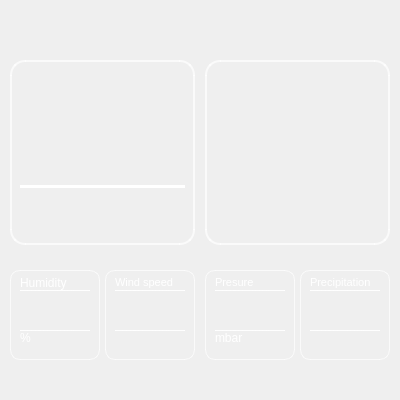
<?xml version="1.0" encoding="UTF-8"?>
<ui version="4.0">
 <class>MainPage</class>
 <widget class="QWidget" name="MainPage">
  <property name="geometry">
   <rect>
    <x>0</x>
    <y>0</y>
    <width>400</width>
    <height>400</height>
   </rect>
  </property>
  <property name="sizePolicy">
   <sizepolicy hsizetype="Fixed" vsizetype="Fixed">
    <horstretch>0</horstretch>
    <verstretch>0</verstretch>
   </sizepolicy>
  </property>
  <property name="minimumSize">
   <size>
    <width>400</width>
    <height>400</height>
   </size>
  </property>
  <property name="maximumSize">
   <size>
    <width>400</width>
    <height>400</height>
   </size>
  </property>
  <property name="windowTitle">
   <string>Form</string>
  </property>
  <widget class="QFrame" name="humidityFrame">
   <property name="geometry">
    <rect>
     <x>10</x>
     <y>270</y>
     <width>90</width>
     <height>90</height>
    </rect>
   </property>
   <property name="styleSheet">
    <string notr="true">border-radius:10px;
background-color: rgba(255, 255, 255, 0);
border-style:inset;
border-width:1px;
border-color:rgba(255, 255, 255, 180);
color:white
</string>
   </property>
   <property name="frameShape">
    <enum>QFrame::StyledPanel</enum>
   </property>
   <property name="frameShadow">
    <enum>QFrame::Raised</enum>
   </property>
   <widget class="QLabel" name="hdescriptionLabel">
    <property name="geometry">
     <rect>
      <x>10</x>
      <y>5</y>
      <width>70</width>
      <height>15</height>
     </rect>
    </property>
    <property name="font">
     <font>
      <family>Tahoma</family>
      <pointsize>9</pointsize>
     </font>
    </property>
    <property name="styleSheet">
     <string notr="true">border-width:0px;
text-align:left</string>
    </property>
    <property name="text">
     <string>Humidity</string>
    </property>
    <property name="alignment">
     <set>Qt::AlignLeading|Qt::AlignLeft|Qt::AlignVCenter</set>
    </property>
   </widget>
   <widget class="QLabel" name="hsplitterLine1">
    <property name="geometry">
     <rect>
      <x>10</x>
      <y>20</y>
      <width>70</width>
      <height>1</height>
     </rect>
    </property>
    <property name="text">
     <string>TextLabel</string>
    </property>
   </widget>
   <widget class="QLabel" name="hunitLabel">
    <property name="geometry">
     <rect>
      <x>10</x>
      <y>60</y>
      <width>70</width>
      <height>15</height>
     </rect>
    </property>
    <property name="font">
     <font>
      <family>Tahoma</family>
     </font>
    </property>
    <property name="styleSheet">
     <string notr="true">border-width:0px;
text-align:left</string>
    </property>
    <property name="text">
     <string>%</string>
    </property>
   </widget>
   <widget class="QLabel" name="hsplitterLine2">
    <property name="geometry">
     <rect>
      <x>10</x>
      <y>60</y>
      <width>70</width>
      <height>1</height>
     </rect>
    </property>
    <property name="text">
     <string>TextLabel</string>
    </property>
   </widget>
   <widget class="QLabel" name="hvalueLabel">
    <property name="geometry">
     <rect>
      <x>10</x>
      <y>20</y>
      <width>70</width>
      <height>40</height>
     </rect>
    </property>
    <property name="font">
     <font>
      <family>Tahoma</family>
      <pointsize>24</pointsize>
     </font>
    </property>
    <property name="styleSheet">
     <string notr="true">border-width:0px;
text-align:left</string>
    </property>
    <property name="text">
     <string/>
    </property>
   </widget>
  </widget>
  <widget class="QLabel" name="iconLabel">
   <property name="geometry">
    <rect>
     <x>205</x>
     <y>60</y>
     <width>185</width>
     <height>185</height>
    </rect>
   </property>
   <property name="autoFillBackground">
    <bool>false</bool>
   </property>
   <property name="styleSheet">
    <string notr="true">border-radius:15px;
background-color: rgba(255, 255, 255, 0);
border-style:inset;
border-width:2px;
border-color:rgba(255, 255, 255, 180);
color:white;
background-position:center center;</string>
   </property>
   <property name="text">
    <string/>
   </property>
   <property name="scaledContents">
    <bool>true</bool>
   </property>
   <property name="alignment">
    <set>Qt::AlignCenter</set>
   </property>
  </widget>
  <widget class="QLabel" name="dateLabel">
   <property name="geometry">
    <rect>
     <x>10</x>
     <y>10</y>
     <width>380</width>
     <height>20</height>
    </rect>
   </property>
   <property name="sizePolicy">
    <sizepolicy hsizetype="Expanding" vsizetype="Expanding">
     <horstretch>0</horstretch>
     <verstretch>0</verstretch>
    </sizepolicy>
   </property>
   <property name="font">
    <font>
     <family>Tahoma</family>
    </font>
   </property>
   <property name="styleSheet">
    <string notr="true">background-color: rgba(255, 255, 255, 0);
color:white</string>
   </property>
   <property name="frameShape">
    <enum>QFrame::NoFrame</enum>
   </property>
   <property name="text">
    <string/>
   </property>
  </widget>
  <widget class="QFrame" name="currentTempFrame">
   <property name="geometry">
    <rect>
     <x>10</x>
     <y>60</y>
     <width>185</width>
     <height>185</height>
    </rect>
   </property>
   <property name="styleSheet">
    <string notr="true">border-radius:15px;
background-color: rgba(255, 255, 255, 0);
border-style:inset;
border-width:2px;
border-color:rgba(255, 255, 255, 180);
color:white
</string>
   </property>
   <property name="frameShape">
    <enum>QFrame::NoFrame</enum>
   </property>
   <property name="frameShadow">
    <enum>QFrame::Plain</enum>
   </property>
   <widget class="QLabel" name="tempLabel">
    <property name="geometry">
     <rect>
      <x>10</x>
      <y>10</y>
      <width>110</width>
      <height>125</height>
     </rect>
    </property>
    <property name="font">
     <font>
      <family>Tahoma</family>
      <pointsize>72</pointsize>
      <weight>50</weight>
      <bold>false</bold>
     </font>
    </property>
    <property name="styleSheet">
     <string notr="true">background-color: rgba(255, 255, 255, 0);
border-width:0px</string>
    </property>
    <property name="frameShape">
     <enum>QFrame::NoFrame</enum>
    </property>
    <property name="text">
     <string/>
    </property>
    <property name="alignment">
     <set>Qt::AlignRight|Qt::AlignTrailing|Qt::AlignVCenter</set>
    </property>
   </widget>
   <widget class="QLabel" name="unitLabel">
    <property name="geometry">
     <rect>
      <x>120</x>
      <y>35</y>
      <width>40</width>
      <height>40</height>
     </rect>
    </property>
    <property name="font">
     <font>
      <family>Tahoma</family>
      <pointsize>20</pointsize>
     </font>
    </property>
    <property name="styleSheet">
     <string notr="true">border-width:0px</string>
    </property>
    <property name="frameShape">
     <enum>QFrame::NoFrame</enum>
    </property>
    <property name="text">
     <string/>
    </property>
    <property name="alignment">
     <set>Qt::AlignLeading|Qt::AlignLeft|Qt::AlignVCenter</set>
    </property>
   </widget>
   <widget class="QLabel" name="splitterLine">
    <property name="geometry">
     <rect>
      <x>10</x>
      <y>125</y>
      <width>165</width>
      <height>3</height>
     </rect>
    </property>
    <property name="styleSheet">
     <string notr="true">border-width:5px;
border-style:solid;
border-radius:0px;
border-color:rgb(255, 255, 255)</string>
    </property>
    <property name="frameShape">
     <enum>QFrame::Box</enum>
    </property>
    <property name="lineWidth">
     <number>3</number>
    </property>
    <property name="text">
     <string/>
    </property>
   </widget>
   <widget class="QLabel" name="highLabel">
    <property name="geometry">
     <rect>
      <x>10</x>
      <y>135</y>
      <width>60</width>
      <height>30</height>
     </rect>
    </property>
    <property name="font">
     <font>
      <family>Tahoma</family>
      <pointsize>18</pointsize>
     </font>
    </property>
    <property name="styleSheet">
     <string notr="true">border-width:0px</string>
    </property>
    <property name="text">
     <string/>
    </property>
    <property name="alignment">
     <set>Qt::AlignLeading|Qt::AlignLeft|Qt::AlignTop</set>
    </property>
   </widget>
   <widget class="QLabel" name="lowLabel">
    <property name="geometry">
     <rect>
      <x>115</x>
      <y>135</y>
      <width>60</width>
      <height>30</height>
     </rect>
    </property>
    <property name="font">
     <font>
      <family>Tahoma</family>
      <pointsize>18</pointsize>
     </font>
    </property>
    <property name="styleSheet">
     <string notr="true">border-width:0px</string>
    </property>
    <property name="text">
     <string/>
    </property>
    <property name="alignment">
     <set>Qt::AlignRight|Qt::AlignTop|Qt::AlignTrailing</set>
    </property>
   </widget>
  </widget>
  <widget class="QLabel" name="updateLabel">
   <property name="geometry">
    <rect>
     <x>10</x>
     <y>370</y>
     <width>380</width>
     <height>20</height>
    </rect>
   </property>
   <property name="font">
    <font>
     <family>Tahoma</family>
    </font>
   </property>
   <property name="styleSheet">
    <string notr="true">background-color: rgba(255, 255, 255, 0);
color:white</string>
   </property>
   <property name="text">
    <string/>
   </property>
  </widget>
  <widget class="QLabel" name="locationLabel">
   <property name="geometry">
    <rect>
     <x>10</x>
     <y>35</y>
     <width>350</width>
     <height>20</height>
    </rect>
   </property>
   <property name="sizePolicy">
    <sizepolicy hsizetype="Expanding" vsizetype="Expanding">
     <horstretch>0</horstretch>
     <verstretch>0</verstretch>
    </sizepolicy>
   </property>
   <property name="font">
    <font>
     <family>Tahoma</family>
    </font>
   </property>
   <property name="styleSheet">
    <string notr="true">background-color: rgba(255, 255, 255, 0);
color:white</string>
   </property>
   <property name="frameShape">
    <enum>QFrame::NoFrame</enum>
   </property>
   <property name="text">
    <string/>
   </property>
  </widget>
  <widget class="QFrame" name="Precipitationframe">
   <property name="geometry">
    <rect>
     <x>300</x>
     <y>270</y>
     <width>90</width>
     <height>90</height>
    </rect>
   </property>
   <property name="styleSheet">
    <string notr="true">border-radius:10px;
background-color: rgba(255, 255, 255, 0);
border-style:inset;
border-width:1px;
border-color:rgba(255, 255, 255, 180);
color:white
</string>
   </property>
   <property name="frameShape">
    <enum>QFrame::StyledPanel</enum>
   </property>
   <property name="frameShadow">
    <enum>QFrame::Raised</enum>
   </property>
   <widget class="QLabel" name="pdescriptionLabel">
    <property name="geometry">
     <rect>
      <x>10</x>
      <y>5</y>
      <width>70</width>
      <height>15</height>
     </rect>
    </property>
    <property name="font">
     <font>
      <family>Tahoma</family>
      <pointsize>8</pointsize>
     </font>
    </property>
    <property name="styleSheet">
     <string notr="true">border-width:0px;
text-align:left</string>
    </property>
    <property name="text">
     <string>Precipitation</string>
    </property>
    <property name="alignment">
     <set>Qt::AlignLeading|Qt::AlignLeft|Qt::AlignVCenter</set>
    </property>
   </widget>
   <widget class="QLabel" name="psplitterLine1">
    <property name="geometry">
     <rect>
      <x>10</x>
      <y>20</y>
      <width>70</width>
      <height>1</height>
     </rect>
    </property>
    <property name="text">
     <string>TextLabel</string>
    </property>
   </widget>
   <widget class="QLabel" name="punitLabel">
    <property name="geometry">
     <rect>
      <x>10</x>
      <y>60</y>
      <width>70</width>
      <height>15</height>
     </rect>
    </property>
    <property name="font">
     <font>
      <family>Tahoma</family>
      <pointsize>9</pointsize>
     </font>
    </property>
    <property name="styleSheet">
     <string notr="true">border-width:0px;
text-align:left</string>
    </property>
    <property name="text">
     <string/>
    </property>
   </widget>
   <widget class="QLabel" name="pspplitterLine2">
    <property name="geometry">
     <rect>
      <x>10</x>
      <y>60</y>
      <width>70</width>
      <height>1</height>
     </rect>
    </property>
    <property name="text">
     <string>TextLabel</string>
    </property>
   </widget>
   <widget class="QLabel" name="pvalueLabel">
    <property name="geometry">
     <rect>
      <x>10</x>
      <y>20</y>
      <width>70</width>
      <height>40</height>
     </rect>
    </property>
    <property name="font">
     <font>
      <family>Tahoma</family>
      <pointsize>24</pointsize>
     </font>
    </property>
    <property name="styleSheet">
     <string notr="true">border-width:0px;
text-align:left</string>
    </property>
    <property name="text">
     <string/>
    </property>
   </widget>
  </widget>
  <widget class="QFrame" name="PressureFrame">
   <property name="geometry">
    <rect>
     <x>205</x>
     <y>270</y>
     <width>90</width>
     <height>90</height>
    </rect>
   </property>
   <property name="styleSheet">
    <string notr="true">border-radius:10px;
background-color: rgba(255, 255, 255, 0);
border-style:inset;
border-width:1px;
border-color:rgba(255, 255, 255, 180);
color:white
</string>
   </property>
   <property name="frameShape">
    <enum>QFrame::StyledPanel</enum>
   </property>
   <property name="frameShadow">
    <enum>QFrame::Raised</enum>
   </property>
   <widget class="QLabel" name="descriptionLabel">
    <property name="geometry">
     <rect>
      <x>10</x>
      <y>5</y>
      <width>70</width>
      <height>15</height>
     </rect>
    </property>
    <property name="font">
     <font>
      <family>Tahoma</family>
      <pointsize>8</pointsize>
     </font>
    </property>
    <property name="styleSheet">
     <string notr="true">border-width:0px;
text-align:left</string>
    </property>
    <property name="text">
     <string>Presure</string>
    </property>
    <property name="alignment">
     <set>Qt::AlignLeading|Qt::AlignLeft|Qt::AlignVCenter</set>
    </property>
   </widget>
   <widget class="QLabel" name="splitterLine1">
    <property name="geometry">
     <rect>
      <x>10</x>
      <y>20</y>
      <width>70</width>
      <height>1</height>
     </rect>
    </property>
    <property name="text">
     <string>TextLabel</string>
    </property>
   </widget>
   <widget class="QLabel" name="unitLabel_2">
    <property name="geometry">
     <rect>
      <x>10</x>
      <y>60</y>
      <width>70</width>
      <height>15</height>
     </rect>
    </property>
    <property name="font">
     <font>
      <family>Tahoma</family>
      <pointsize>9</pointsize>
     </font>
    </property>
    <property name="styleSheet">
     <string notr="true">border-width:0px;
text-align:left</string>
    </property>
    <property name="text">
     <string>mbar</string>
    </property>
   </widget>
   <widget class="QLabel" name="splitterLine2">
    <property name="geometry">
     <rect>
      <x>10</x>
      <y>60</y>
      <width>70</width>
      <height>1</height>
     </rect>
    </property>
    <property name="text">
     <string>TextLabel</string>
    </property>
   </widget>
   <widget class="QLabel" name="valueLabel">
    <property name="geometry">
     <rect>
      <x>10</x>
      <y>20</y>
      <width>70</width>
      <height>40</height>
     </rect>
    </property>
    <property name="font">
     <font>
      <family>Tahoma</family>
      <pointsize>24</pointsize>
     </font>
    </property>
    <property name="styleSheet">
     <string notr="true">border-width:0px;
text-align:left</string>
    </property>
    <property name="text">
     <string/>
    </property>
   </widget>
  </widget>
  <widget class="QFrame" name="windFrame">
   <property name="geometry">
    <rect>
     <x>105</x>
     <y>270</y>
     <width>90</width>
     <height>90</height>
    </rect>
   </property>
   <property name="styleSheet">
    <string notr="true">border-radius:10px;
background-color: rgba(255, 255, 255, 0);
border-style:inset;
border-width:1px;
border-color:rgba(255, 255, 255, 180);
color:white
</string>
   </property>
   <property name="frameShape">
    <enum>QFrame::StyledPanel</enum>
   </property>
   <property name="frameShadow">
    <enum>QFrame::Raised</enum>
   </property>
   <widget class="QLabel" name="wdescriptionLabel">
    <property name="geometry">
     <rect>
      <x>10</x>
      <y>5</y>
      <width>70</width>
      <height>15</height>
     </rect>
    </property>
    <property name="font">
     <font>
      <family>Tahoma</family>
      <pointsize>8</pointsize>
     </font>
    </property>
    <property name="styleSheet">
     <string notr="true">border-width:0px;
text-align:left</string>
    </property>
    <property name="text">
     <string>Wind speed</string>
    </property>
    <property name="alignment">
     <set>Qt::AlignLeading|Qt::AlignLeft|Qt::AlignVCenter</set>
    </property>
   </widget>
   <widget class="QLabel" name="wsplitterLine1">
    <property name="geometry">
     <rect>
      <x>10</x>
      <y>20</y>
      <width>70</width>
      <height>1</height>
     </rect>
    </property>
    <property name="text">
     <string>TextLabel</string>
    </property>
   </widget>
   <widget class="QLabel" name="wunitLabel">
    <property name="geometry">
     <rect>
      <x>10</x>
      <y>60</y>
      <width>70</width>
      <height>15</height>
     </rect>
    </property>
    <property name="font">
     <font>
      <family>Tahoma</family>
      <pointsize>9</pointsize>
     </font>
    </property>
    <property name="styleSheet">
     <string notr="true">border-width:0px;
text-align:left</string>
    </property>
    <property name="text">
     <string/>
    </property>
   </widget>
   <widget class="QLabel" name="wsplitterLine2">
    <property name="geometry">
     <rect>
      <x>10</x>
      <y>60</y>
      <width>70</width>
      <height>1</height>
     </rect>
    </property>
    <property name="text">
     <string>TextLabel</string>
    </property>
   </widget>
   <widget class="QLabel" name="wvalueLabel">
    <property name="geometry">
     <rect>
      <x>10</x>
      <y>20</y>
      <width>70</width>
      <height>40</height>
     </rect>
    </property>
    <property name="font">
     <font>
      <family>Tahoma</family>
      <pointsize>24</pointsize>
     </font>
    </property>
    <property name="styleSheet">
     <string notr="true">border-width:0px;
text-align:left</string>
    </property>
    <property name="text">
     <string/>
    </property>
   </widget>
  </widget>
 </widget>
 <resources/>
 <connections/>
</ui>
